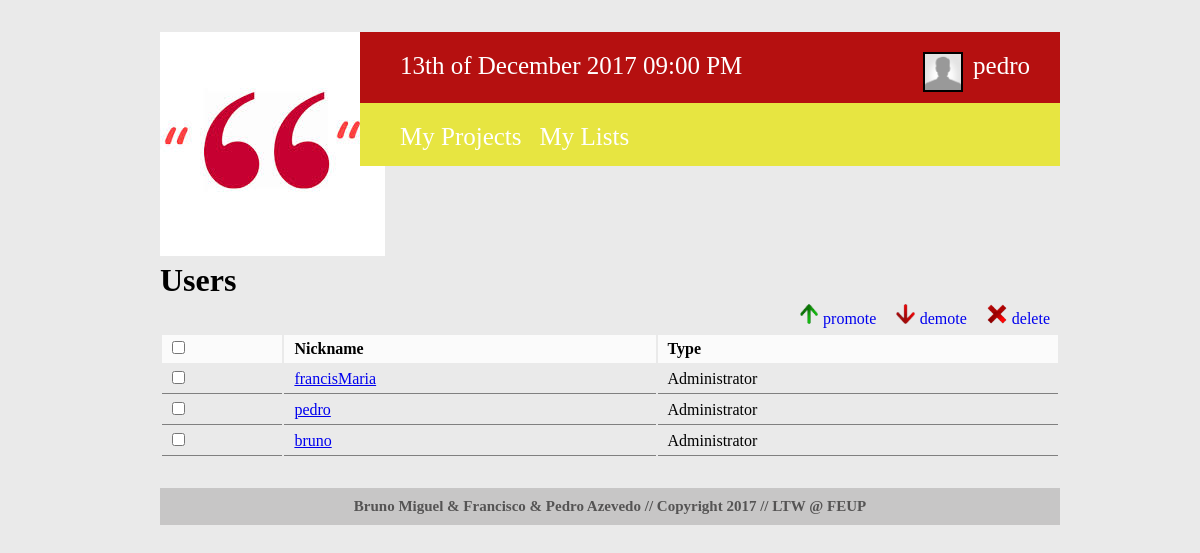
Page /users_page.php (signed in) on the committed database.
### tables this page shows
CREATE TABLE users (
	USER_ID  	INTEGER PRIMARY KEY AUTOINCREMENT,
	ROLE 		INTEGER,
	USERNAME 	VARCHAR(30) NOT NULL,
	PASSWORD 	VARCHAR(30) NOT NULL,
	EMAIL 		TEXT NOT NULL,
	FIRST_NAME	VARCHAR(30) NOT NULL,
	LAST_NAME 	VARCHAR(70) NOT NULL,
	BDAY		INTEGER NOT NULL,
	BMONTH		TEXT NOT NULL,
	BYEAR		INTEGER NOT NULL,
	IMG_NAME	TEXT
);

### database/db.php (called while the page is built, shortened)
<?php
    class Database {
        private $database;
        public function __construct($sqlite_file_path) {
            try {
                $this->base_path = $_SERVER['SERVER_NAME'] . $_SERVER['PHP_SELF'];
                $this->database = new PDO('sqlite:' . $sqlite_file_path);
                $this->database->setAttribute(PDO::ATTR_ERRMODE, PDO::ERRMODE_EXCEPTION);
            }
            catch (PDOException $e) {
                echo 'Connection to database failed: ' . $e->getMessage();
            }
        }
		public function get_users() {
			$statement = $this->database->prepare('SELECT * FROM users');
			$statement->execute();
			return $statement->fetchAll();
		  }
    }
?>

### templates/html_list_users.php (the view, shortened to what this page needs)
<form>
  <table class="list userslist" id="<? echo $users_section; ?>table">
    <tr>
      <td><input class="checkboxcontrol" type="checkbox"/></td>
      <td>Nickname</td>
      <td>Type</td>
    </tr><?
    foreach ($users_list as $user) {
      echo '<tr>';
      echo '<td><input id="' . $user['USER_ID'] . '" type="checkbox"/></td>';
      echo '<td><a href="profile_page.php?id=' . $user['USER_ID'] . '">' . $user['USERNAME'] . '</a></td>';
      echo '<td id="usertype">';
      switch ($user['ROLE']) {
        case 1:
          echo 'Administrator';
          break;
      }
      echo '</td>';
      echo '</tr>';
    }
?></table>
</form>

### css/header.css (style rules this page uses)
* { margin: 0px; font-family: Trebuchet MS; }
body { width: 900px; margin: 2em 10em 3em 10em; background-color: #eaeaea; position: relative; }
.list { width: 100%; float: left; margin-top: 5px; }
.list tr td { padding: 5px 10px; }
.list tr:first-child td { font-weight: bold; background-color: rgba(255, 255, 255, 0.8); }
.list tr:not(:first-child) td { border-bottom: 1px gray solid; }

### rows in the picture
users: USERNAME "francisMaria", ROLE "Administrator"
users: USERNAME "pedro", ROLE "Administrator"
users: USERNAME "bruno", ROLE "Administrator"

### other values in the picture
$_SESSION['username'] "pedro"
